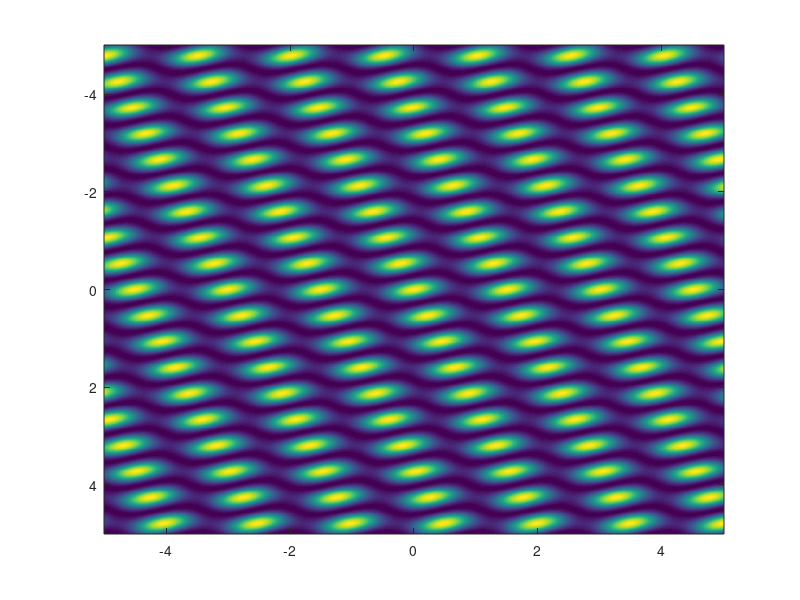

Write the MATLAB code that produced this figure.
%% Consider only scalar electric field,linear 3 beams

%wavelength = 0.935;
wavelength = 1.064;
k1 = 2*pi/wavelength * [1, 0];
E1 = 1;

k2 = 2*pi/wavelength * [-1, 0];
E2 = 1;

k3 = 2*pi/wavelength * [-sqrt(1/2), -sqrt(1/2)];
E3 = 1;

E1_field = @(x) E1/2 * (exp(1i * k1 * x') + exp(-1i * k1 * x'));
E2_field = @(x) E2/2 * (exp(1i * k2 * x') + exp(-1i * k2 * x'));
E3_field = @(x) E3/2 * (exp(1i * k3 * x') + exp(-1i * k3 * x'));

E_field = @(x) E1_field(x) + E2_field(x) + E3_field(x);
I = @(x) abs(E_field(x)).^2;

x_range = -5: 0.01: 5;
y_range = -5: 0.01: 5;
[Y, X] = meshgrid(y_range, x_range);
coor = [X(:), Y(:)];

intensity = reshape(I(coor), length(x_range), length(y_range));

%%
figure
imagesc(y_range, x_range, intensity)
